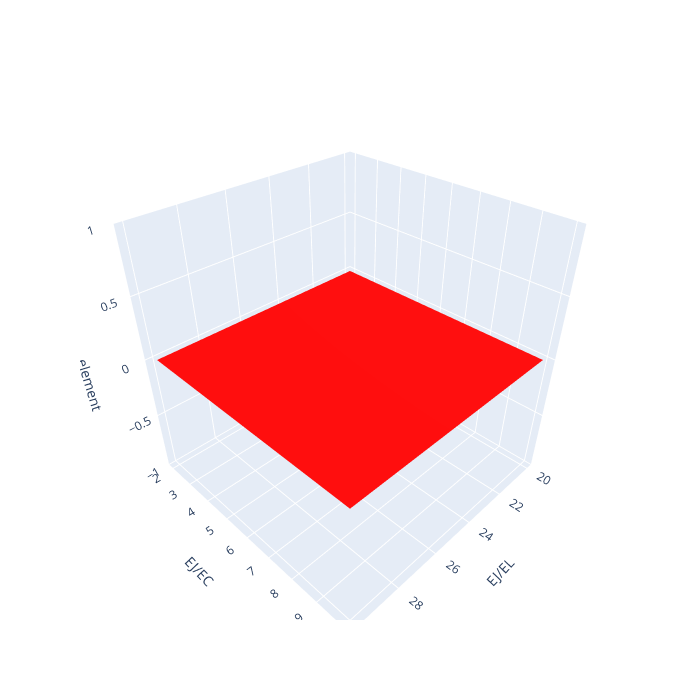

Source (notebook cell):
### Code cell
import plotly.graph_objects as go

fig = go.Figure(data=[
    go.Surface(z=conventional_dielectric_lifetime,x=EJ_over_EL_array,y = EJ_over_EC_array, colorscale = ['red','red'],opacity=1,showscale= False,name="upside_down_element"),
    go.Surface(z=upside_down01_dielectric_lifetime,x=EJ_over_EL_array,y = EJ_over_EC_array, colorscale = ['red','red'],opacity=1,showscale= False,name="upside_down_element"),
    go.Surface(z=upside_down12_dielectric_lifetime,x=EJ_over_EL_array,y = EJ_over_EC_array, colorscale = ['red','red'],opacity=1,showscale= False,name="upside_down_element"),

    # go.Surface(z=upside_down12_dephasing_lifetime,x=EJ_over_EL_array,y = EJ_over_EC_array, colorscale = ['darkorange','darkorange'],opacity=1,showscale= False,name="conventional_element"),
])

fig.update_layout(scene=dict(
    xaxis_title='EJ/EL', 
    yaxis_title='EJ/EC',  
    zaxis_title='element'  
))
fig.update_layout(width=700, height=700)
fig.show()

### Figure 1 — Plotly figure (JSON) as saved in the notebook; plotly's stock layout.template omitted (floating-point values rounded to 4 significant figures; data arrays with more than 128 entries replaced by an {"elided": "..."} marker saying what was removed)
{"data": [{"colorscale": [[0, "red"], [1, "red"]], "name": "upside_down_element", "opacity": 1, "showscale": false, "type": "surface", "x": {"elided": "11x81 int values"}, "y": {"elided": "11x81 float values"}, "z": {"elided": "11x81 int values"}}, {"colorscale": [[0, "red"], [1, "red"]], "name": "upside_down_element", "opacity": 1, "showscale": false, "type": "surface", "x": {"elided": "11x81 int values"}, "y": {"elided": "11x81 float values"}, "z": {"elided": "11x81 int values"}}, {"colorscale": [[0, "red"], [1, "red"]], "name": "upside_down_element", "opacity": 1, "showscale": false, "type": "surface", "x": {"elided": "11x81 int values"}, "y": {"elided": "11x81 float values"}, "z": {"elided": "11x81 int values"}}], "layout": {"height": 700, "scene": {"xaxis": {"title": {"text": "EJ/EL"}}, "yaxis": {"title": {"text": "EJ/EC"}}, "zaxis": {"title": {"text": "element"}}}, "width": 700}}
